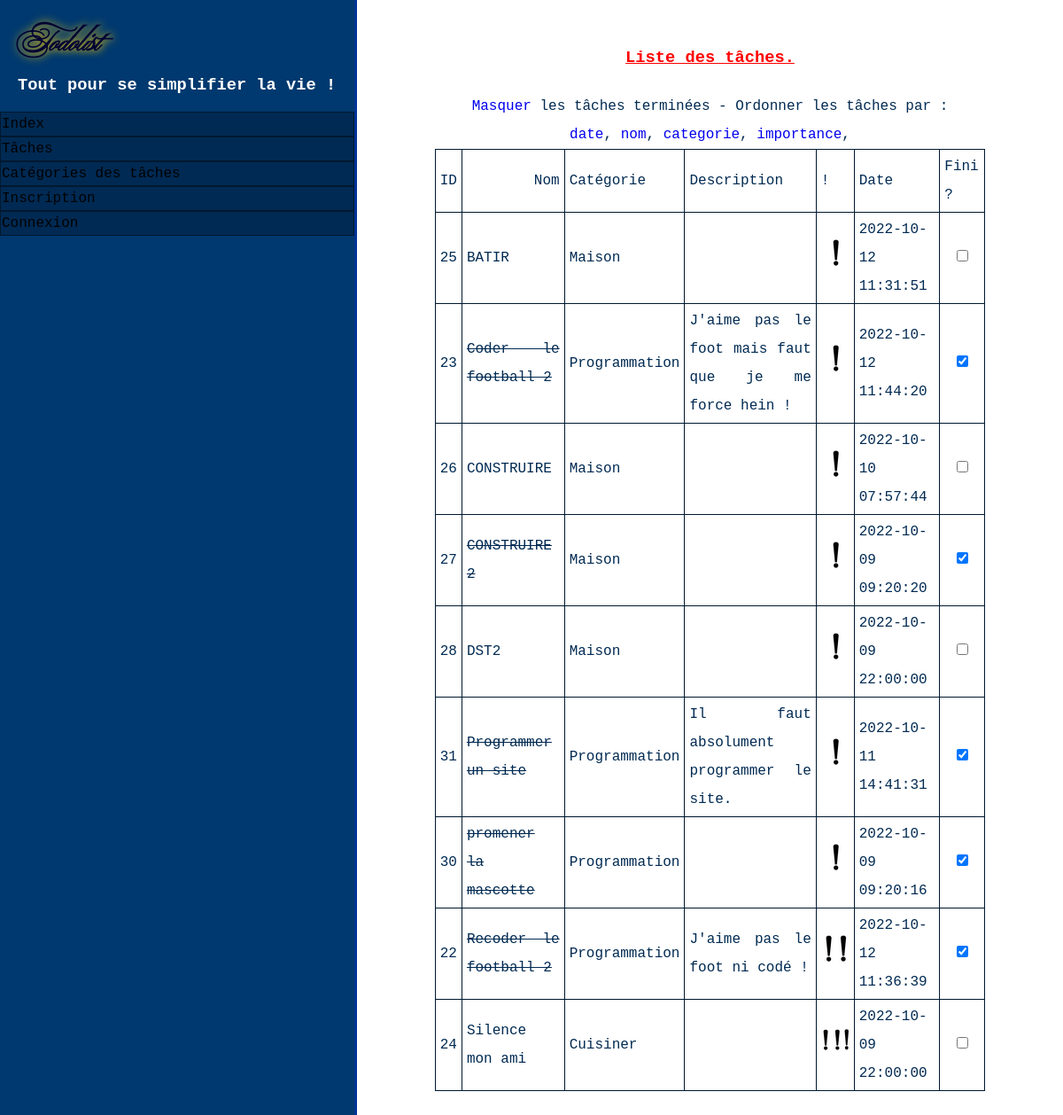
The app's page /?order_by=nom with its own data.
### tables this page shows
CREATE TABLE `taches` (
  `id` int(11) NOT NULL,
  `id_categorie` int(11) NOT NULL,
  `nom_tache` varchar(200) NOT NULL,
  `description` text NOT NULL,
  `date` timestamp NOT NULL DEFAULT current_timestamp() ON UPDATE current_timestamp(),
  `rappel` timestamp NULL DEFAULT NULL,
  `importance` tinyint(4) NOT NULL,
  `complete` tinyint(1) NOT NULL DEFAULT 0
);

CREATE TABLE `categories` (
  `id` int(11) NOT NULL,
  `categorie` varchar(100) NOT NULL
);

### includes/php/include_index.php (the view, shortened to what this page needs)
<?php
$where_complete = '';
function taches_date($pdo)
{
	$sql_exec = [];
	$where = '';
	$key_order = 'nom';
	if(isset($_GET['order_by']))
	{
		if(array_key_exists($_GET['order_by'], ORDER_ARRAY))
		{
			$key_order = $_GET['order_by'];
		}
	}
	$order_by = ORDER_ARRAY[$key_order];
	$sql_q = 'SELECT taches.*, DATE_FORMAT(taches.date,"%d/%m/%Y") AS `french_date`,'
	. ' categories.categorie FROM taches'
	. ' LEFT JOIN categories'
	. ' ON categories.id = taches.id_categorie'
	. ' ' . $where
	. ' GROUP BY taches.id '
	. ' ORDER BY ' . $order_by . ' ' . $_COOKIE['ASC'];
    $sth = $pdo->prepare($sql_q);
	$sth->execute($sql_exec);
	$taches = $sth->fetchAll();
    $desc_taches = '';
	foreach ($taches as $row) {
		$class_s = "";
		if($row['complete'] == 1)
		{
			$class_s = 'class="barrer"';
		}
		$desc_taches .= '<tr>' . PHP_EOL
		. '<td>' . $row['id'].'</td>' . PHP_EOL
		. '<td id="titre_tache' . $row['id'].'" ' . $class_s . '>' . htmlentities($row['nom_tache']).  '</td>'
		. PHP_EOL . '<td>' .htmlentities($row['categorie']) . '</td>' . PHP_EOL
		. '<td class="description">' . htmlentities($row['description']) . '</td>' . PHP_EOL
		. '<td class="importance">';
		for($i=1;$i<=3;$i++)
		{
			if(($i == 1 and !in_array($row['importance'], range(1,3))) or $i == $row['importance'])
			{
				$desc_taches .= '<img src="img/im' . str_repeat("p", $i) . '.png" alt="' . str_repeat('très', $i-1) . ' important"/>';
			}
		}
		$ck_termine = '';
		if($row['complete'] == 1)
			$ck_termine = 'checked';
		$desc_taches .= '</td>' . PHP_EOL
		. '<td>' . $row['date'] . '</td>' . PHP_EOL
		. '<td class="termine_tache"><input type="checkbox" id="termine'
		. strval($row['id']) . '" onclick="BarrerTexte(' . $row['id']. ')"'
		. $ck_termine . '/></td>' . PHP_EOL
		. '</tr>' . PHP_EOL ;
	}
    return $desc_taches;
}
?>

### www/css/design.css (style rules this page uses)
html, body { height: 100%; margin: 0; }
header { padding: 0; margin: 0; }
table, tr, td { border: 1px solid #00182F; color: #002A52; border-collapse: collapse; }
tr, td { padding: 3px 5px 3px 5px; }
a { text-decoration: none; }
.importance { text-align: center; margin: 2px 5px 2px 5px; }
.termine_tache { text-align: center; }
.barrer { text-decoration: line-through; }
.page { padding: 0; margin: 0; display: flex; flex-direction: row; min-height: 100%; }
.page > div.menu { background-color: #00396F; width: 400px; color: white; }
h1 { color: #000033; text-shadow: #FC0 1px 0 10px; font-family: 'balletregular', "Lucida Console", "Courier New", monospace; padding: 10px 20px 0px 20px; }
.menu h3 { color: white; font-family: 'martelheavy', "Lucida Console", "Courier New", monospace; padding: 0px 20px; }
#menu { width: 100%; overflow: auto; }
ul { margin: 0; padding: 0; white-space: nowrap; }
ul li { color: #4E759B; background-color: #002A53; margin: 0; padding: 0; width: calc(100%-7px); }
ul > li > a { font-family: 'martelheavy', "Lucida Console", "Courier New", monospace; color: #000204; background-color: #002A53; border: 1px solid #00182F; text-decoration: none; display: inline-block; box-sizing: border-box; width: 100%; margin: 0; padding: 4px 1px; }
.texte { width: calc(100%-5px); flex: 1; display: block; padding: 0px 5px; color: #002A53; border-left: 3px solid #003399; padding: 10px; background-color: #FFFFFF; text-align: justify; font-family: 'martelheavy', "Lucida Console", "Courier New", monospace; color: #000033; line-height: 2; }

### records on screen
taches: id "25", nom_tache "BATIR", id_categorie.categorie "Maison", date "2022-10-12 11:31:51"
taches: id "23", nom_tache "Coder le football 2", id_categorie.categorie "Programmation", description "J'aime pas le foot mais faut que je me force hein !", date "2022-10-12 11:44:20"
taches: id "26", nom_tache "CONSTRUIRE", id_categorie.categorie "Maison", date "2022-10-10 07:57:44"
taches: id "27", nom_tache "CONSTRUIRE 2", id_categorie.categorie "Maison", date "2022-10-09 09:20:20"
taches: id "28", nom_tache "DST2", id_categorie.categorie "Maison", date "2022-10-09 22:00:00"
taches: id "31", nom_tache "Programmer un site", id_categorie.categorie "Programmation", description "Il faut absolument programmer le site.", date "2022-10-11 14:41:31"
taches: id "30", nom_tache "promener la mascotte", id_categorie.categorie "Programmation", date "2022-10-09 09:20:16"
taches: id "22", nom_tache "Recoder le football 2", id_categorie.categorie "Programmation", description "J'aime pas le foot ni codé !", date "2022-10-12 11:36:39"
taches: id "24", nom_tache "Silence mon ami", id_categorie.categorie "Cuisiner", date "2022-10-09 22:00:00"

### other values on screen
$str_complete "Masquer"
$cle "date"
$cle "nom"
$cle "categorie"
$cle "importance"
